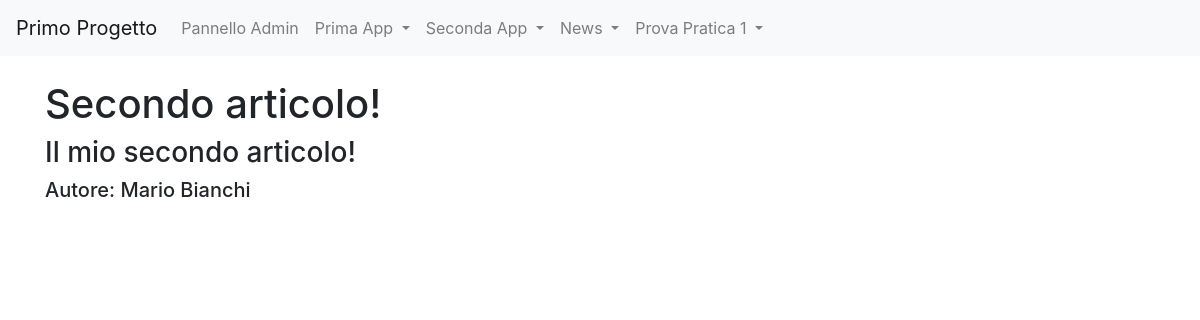
/news/articoli/1, run on the app's committed database.
### news/models.py (models this page shows, shortened)
class Articolo(models.Model):
    titolo = models.CharField(max_length=100)
    contenuto = models.TextField()
    giornalista = models.ForeignKey(Giornalista, on_delete = models.CASCADE, related_name="articoli")
    data = models.DateField(auto_now = True, blank = True)
    visualizzazioni = models.IntegerField(default = 0, blank = True)
    class Meta:
        verbose_name = "articolo"
        verbose_name_plural = "articoli"

class Giornalista(models.Model):
    nome = models.CharField(max_length=20)
    cognome = models.CharField(max_length=20)
    anno_di_nascita = models.DateField(blank = True)
    def __str__(self):
        return self.nome + " " + self.cognome
    class Meta:
        verbose_name = "Giornalista"
        verbose_name_plural = "Giornalisti"

### news/views.py (the view)
# urls.py: path('articoli/<int:pk>', articoloDetailView, name = 'articolo_detail'),
def articoloDetailView(request, pk):
    articolo = get_object_or_404(Articolo, pk = pk)
    context = {"articolo": articolo}
    return render(request, "articolo_detail.html", context)

### news/templates/articolo_detail.html (shortened to what this page needs)
{% extends "base.html" %}
{% block content %}
    <h1>{{ articolo.titolo }}</h1>
    <h3>{{ articolo.contenuto }}</h3>
    <h5>Autore: {{ articolo.giornalista }}</h5>
{% endblock content %}

### data on the page
Articolo: titolo "Secondo articolo!", contenuto "Il mio secondo articolo!", giornalista "Mario Bianchi"
